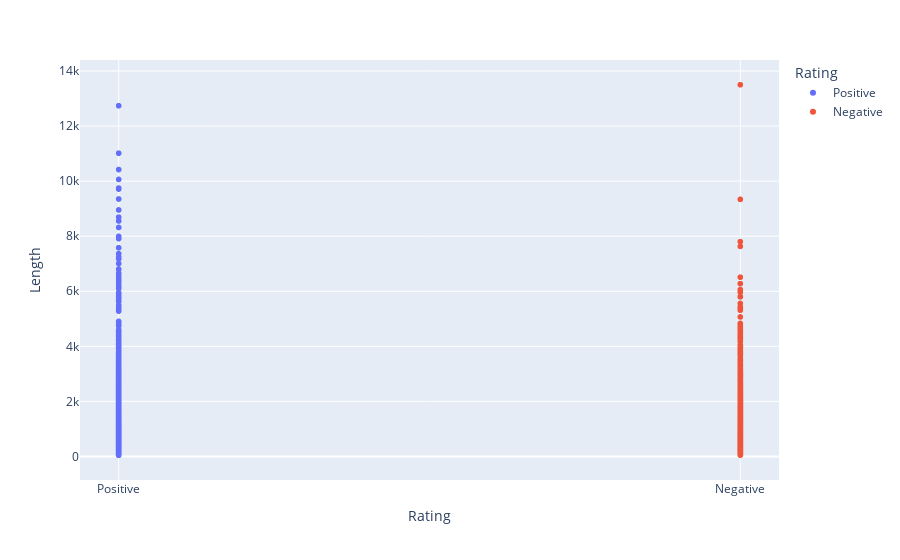

This figure's notebook cell:
### Code cell
px.scatter(data,x="Rating",y="Length", color="Rating")

### Figure 1 — Plotly figure (JSON) as saved in the notebook; plotly's stock layout.template omitted (floating-point values rounded to 4 significant figures; data arrays with more than 128 entries replaced by an {"elided": "..."} marker saying what was removed)
{"data": [{"hovertemplate": "Rating=%{x}<br>Length=%{y}<extra></extra>", "legendgroup": "Positive", "marker": {"color": "#636efa", "symbol": "circle"}, "mode": "markers", "name": "Positive", "showlegend": true, "type": "scattergl", "x": {"elided": "15093 str values"}, "xaxis": "x", "y": {"elided": "15093 int values"}, "yaxis": "y"}, {"hovertemplate": "Rating=%{x}<br>Length=%{y}<extra></extra>", "legendgroup": "Negative", "marker": {"color": "#EF553B", "symbol": "circle"}, "mode": "markers", "name": "Negative", "showlegend": true, "type": "scattergl", "x": {"elided": "5398 str values"}, "xaxis": "x", "y": {"elided": "5398 int values"}, "yaxis": "y"}], "layout": {"legend": {"title": {"text": "Rating"}, "tracegroupgap": 0}, "margin": {"t": 60}, "xaxis": {"anchor": "y", "categoryarray": ["Positive", "Negative"], "categoryorder": "array", "domain": [0, 1], "title": {"text": "Rating"}}, "yaxis": {"anchor": "x", "domain": [0, 1], "title": {"text": "Length"}}}}
